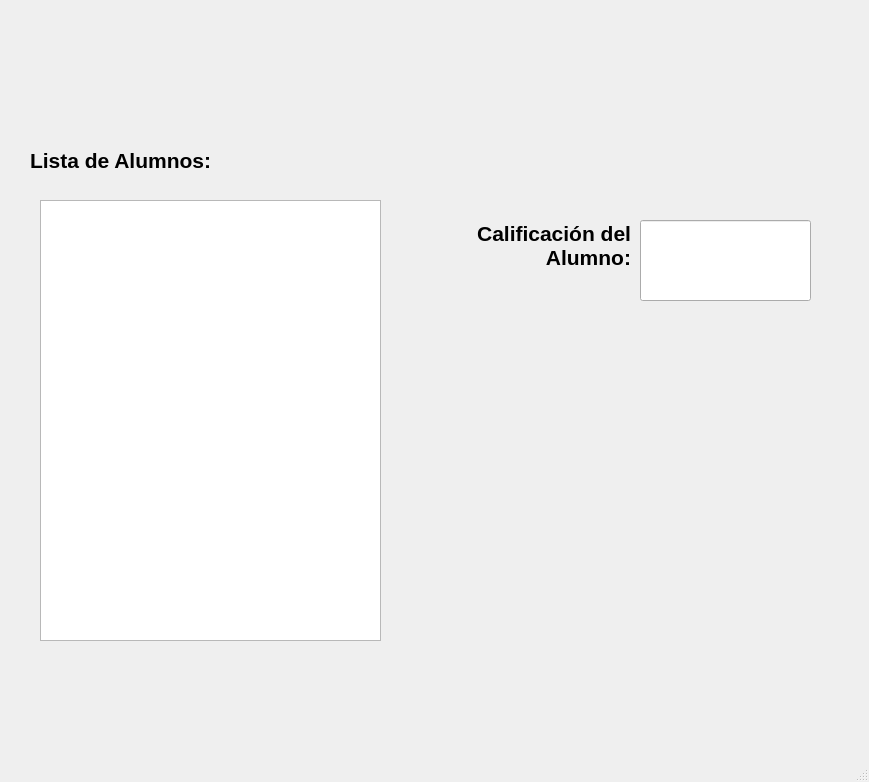
<?xml version="1.0" encoding="UTF-8"?>
<ui version="4.0">
 <class>MainWindow</class>
 <widget class="QMainWindow" name="MainWindow">
  <property name="geometry">
   <rect>
    <x>0</x>
    <y>0</y>
    <width>869</width>
    <height>782</height>
   </rect>
  </property>
  <property name="windowTitle">
   <string>MainWindow</string>
  </property>
  <widget class="QWidget" name="centralwidget">
   <widget class="QListWidget" name="lw_alumnos">
    <property name="geometry">
     <rect>
      <x>40</x>
      <y>200</y>
      <width>341</width>
      <height>441</height>
     </rect>
    </property>
   </widget>
   <widget class="QLabel" name="label">
    <property name="geometry">
     <rect>
      <x>30</x>
      <y>140</y>
      <width>261</width>
      <height>41</height>
     </rect>
    </property>
    <property name="font">
     <font>
      <pointsize>16</pointsize>
      <weight>75</weight>
      <bold>true</bold>
     </font>
    </property>
    <property name="text">
     <string>Lista de Alumnos:</string>
    </property>
   </widget>
   <widget class="QLabel" name="label_2">
    <property name="geometry">
     <rect>
      <x>420</x>
      <y>200</y>
      <width>211</width>
      <height>91</height>
     </rect>
    </property>
    <property name="font">
     <font>
      <pointsize>16</pointsize>
      <weight>75</weight>
      <bold>true</bold>
     </font>
    </property>
    <property name="text">
     <string>&lt;html&gt;Calificación del &lt;br&gt;Alumno:&lt;/html&gt;</string>
    </property>
    <property name="alignment">
     <set>Qt::AlignRight|Qt::AlignTrailing|Qt::AlignVCenter</set>
    </property>
   </widget>
   <widget class="QLineEdit" name="txt_calificacion">
    <property name="geometry">
     <rect>
      <x>640</x>
      <y>220</y>
      <width>171</width>
      <height>81</height>
     </rect>
    </property>
   </widget>
   <widget class="QLabel" name="label_6">
    <property name="geometry">
     <rect>
      <x>110</x>
      <y>0</y>
      <width>631</width>
      <height>81</height>
     </rect>
    </property>
    <property name="text">
     <string/>
    </property>
    <property name="pixmap">
     <pixmap resource="../PIP_UNIDAD_2_2021_3/recursos_proyecto.qrc">:/UAT_FIANS/Imagenes/FIANS.png</pixmap>
    </property>
    <property name="scaledContents">
     <bool>true</bool>
    </property>
   </widget>
   <widget class="QLabel" name="label_4">
    <property name="geometry">
     <rect>
      <x>0</x>
      <y>0</y>
      <width>111</width>
      <height>121</height>
     </rect>
    </property>
    <property name="text">
     <string/>
    </property>
    <property name="pixmap">
     <pixmap resource="../PIP_UNIDAD_2_2021_3/recursos_proyecto.qrc">:/NUMEROS/Imagenes/Boca_Juniors_logo18.svg.png</pixmap>
    </property>
    <property name="scaledContents">
     <bool>true</bool>
    </property>
   </widget>
   <widget class="QLabel" name="label_5">
    <property name="geometry">
     <rect>
      <x>750</x>
      <y>0</y>
      <width>121</width>
      <height>131</height>
     </rect>
    </property>
    <property name="text">
     <string/>
    </property>
    <property name="pixmap">
     <pixmap resource="../PIP_UNIDAD_2_2021_3/recursos_proyecto.qrc">:/LOGO/Imagenes/HD-wallpaper-bob-esponja-mafioso-bob-esponja-gangster-mafioso-meme.jpg</pixmap>
    </property>
    <property name="scaledContents">
     <bool>true</bool>
    </property>
   </widget>
  </widget>
  <widget class="QMenuBar" name="menubar">
   <property name="geometry">
    <rect>
     <x>0</x>
     <y>0</y>
     <width>869</width>
     <height>22</height>
    </rect>
   </property>
  </widget>
  <widget class="QStatusBar" name="statusbar"/>
 </widget>
 <resources>
  <include location="../PIP_UNIDAD_2_2021_3/recursos_proyecto.qrc"/>
 </resources>
 <connections/>
</ui>
